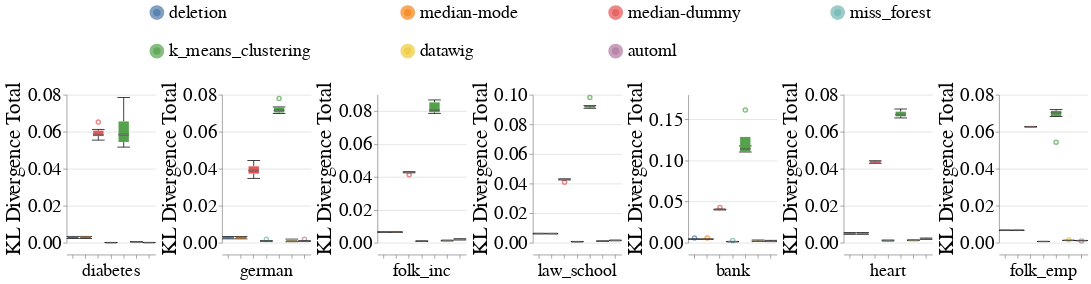

Here is the notebook cell this chart was saved with:
### Code cell
create_box_plots_for_diff_imputers_and_datasets_for_mixed_exp(train_injection_scenario='MCAR3',
                                                              test_injection_scenario='MCAR3',
                                                              metric_name='kl_divergence_total',
                                                              dataset_to_column_name=DATASET_TO_COLUMN_NAME,
                                                              db_client=db_client,
                                                              without_dummy=False)

### Figure 1 — Vega-Lite specification as saved in the notebook (floating-point values rounded to 4 significant figures; data arrays with more than 128 entries replaced by an {"elided": "..."} marker saying what was removed)
{"config": {"view": {"continuousWidth": 400, "continuousHeight": 300, "stroke": null}, "axis": {"labelFontSize": 26, "labelFontWeight": "normal", "titleFontSize": 28, "titleFontWeight": "normal"}, "facet": {"spacing": 5}, "header": {"labelFontSize": 24, "labelOrient": "bottom", "labelPadding": 5, "titleFontSize": 28}, "legend": {"columns": 4, "direction": "horizontal", "labelFontSize": 24, "labelLimit": 400, "orient": "top", "symbolOffset": 110, "symbolStrokeWidth": 10, "titleAnchor": "middle", "titleFontSize": 26, "titleLimit": 300}, "title": {"fontSize": 28}}, "data": {"name": "data-912c14e96f3455255adee899bb93a0a2"}, "mark": {"type": "boxplot", "median": {"stroke": "black", "strokeWidth": 0.7}, "ticks": true}, "encoding": {"color": {"field": "Null_Imputer_Name", "sort": ["deletion", "median-mode", "median-dummy", "miss_forest", "k_means_clustering", "datawig", "automl"], "title": null, "type": "nominal"}, "column": {"field": "Extended_Dataset_Name", "sort": {"field": "Dataset_Sequence_Number", "order": "ascending"}, "title": null, "type": "nominal"}, "x": {"axis": {"labels": false}, "field": "Null_Imputer_Name", "sort": ["deletion", "median-mode", "median-dummy", "miss_forest", "k_means_clustering", "datawig", "automl"], "title": null, "type": "nominal"}, "y": {"field": "Kl_Divergence_Total", "scale": {"zero": false}, "title": "KL Divergence Total", "type": "quantitative"}}, "height": 200, "resolve": {"scale": {"y": "independent"}}, "width": 120, "$schema": "https://vega.github.io/schema/vega-lite/v4.17.0.json", "datasets": {"data-912c14e96f3455255adee899bb93a0a2": {"elided": "294 records"}}}
